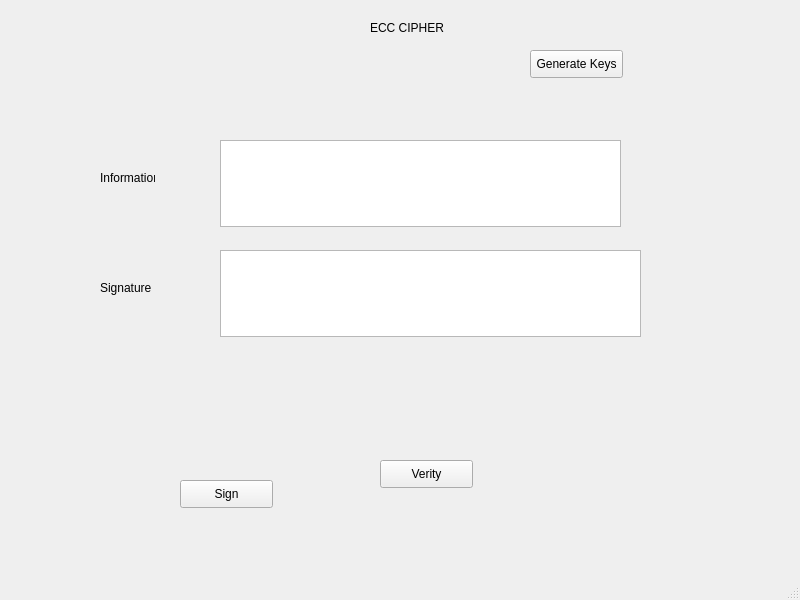
<?xml version="1.0" encoding="UTF-8"?>
<ui version="4.0">
 <class>MainWindow</class>
 <widget class="QMainWindow" name="MainWindow">
  <property name="geometry">
   <rect>
    <x>0</x>
    <y>0</y>
    <width>800</width>
    <height>600</height>
   </rect>
  </property>
  <property name="windowTitle">
   <string>MainWindow</string>
  </property>
  <widget class="QWidget" name="centralwidget">
   <widget class="QLabel" name="label">
    <property name="geometry">
     <rect>
      <x>370</x>
      <y>20</y>
      <width>201</width>
      <height>16</height>
     </rect>
    </property>
    <property name="text">
     <string>ECC CIPHER</string>
    </property>
   </widget>
   <widget class="QLabel" name="label_2">
    <property name="geometry">
     <rect>
      <x>100</x>
      <y>170</y>
      <width>55</width>
      <height>16</height>
     </rect>
    </property>
    <property name="text">
     <string>Information</string>
    </property>
   </widget>
   <widget class="QLabel" name="label_3">
    <property name="geometry">
     <rect>
      <x>100</x>
      <y>280</y>
      <width>55</width>
      <height>16</height>
     </rect>
    </property>
    <property name="text">
     <string>Signature</string>
    </property>
   </widget>
   <widget class="QPushButton" name="pushButton">
    <property name="geometry">
     <rect>
      <x>380</x>
      <y>460</y>
      <width>93</width>
      <height>28</height>
     </rect>
    </property>
    <property name="text">
     <string>Verity</string>
    </property>
   </widget>
   <widget class="QPushButton" name="pushButton_2">
    <property name="geometry">
     <rect>
      <x>180</x>
      <y>480</y>
      <width>93</width>
      <height>28</height>
     </rect>
    </property>
    <property name="text">
     <string>Sign</string>
    </property>
   </widget>
   <widget class="QPushButton" name="pushButton_3">
    <property name="geometry">
     <rect>
      <x>530</x>
      <y>50</y>
      <width>93</width>
      <height>28</height>
     </rect>
    </property>
    <property name="text">
     <string>Generate Keys</string>
    </property>
   </widget>
   <widget class="QTextEdit" name="textEdit">
    <property name="geometry">
     <rect>
      <x>220</x>
      <y>140</y>
      <width>401</width>
      <height>87</height>
     </rect>
    </property>
   </widget>
   <widget class="QTextEdit" name="textEdit_2">
    <property name="geometry">
     <rect>
      <x>220</x>
      <y>250</y>
      <width>421</width>
      <height>87</height>
     </rect>
    </property>
   </widget>
  </widget>
  <widget class="QMenuBar" name="menubar">
   <property name="geometry">
    <rect>
     <x>0</x>
     <y>0</y>
     <width>800</width>
     <height>26</height>
    </rect>
   </property>
  </widget>
  <widget class="QStatusBar" name="statusbar"/>
 </widget>
 <resources/>
 <connections/>
</ui>
